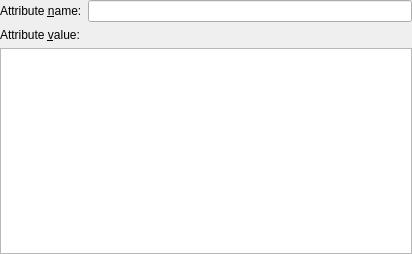
<ui version="4.0" >
 <class>AttributeEditWidget</class>
 <widget class="QWidget" name="AttributeEditWidget" >
  <property name="geometry" >
   <rect>
    <x>0</x>
    <y>0</y>
    <width>412</width>
    <height>254</height>
   </rect>
  </property>
  <layout class="QVBoxLayout" >
   <property name="margin" >
    <number>0</number>
   </property>
   <item>
    <layout class="QHBoxLayout" >
     <property name="margin" >
      <number>0</number>
     </property>
     <item>
      <widget class="QLabel" name="textLabel1" >
       <property name="text" >
        <string>Attribute &amp;name:</string>
       </property>
       <property name="wordWrap" >
        <bool>false</bool>
       </property>
       <property name="buddy" >
        <cstring>attrName</cstring>
       </property>
      </widget>
     </item>
     <item>
      <widget class="KLineEdit" name="attrName" />
     </item>
    </layout>
   </item>
   <item>
    <widget class="QLabel" name="textLabel2" >
     <property name="text" >
      <string>Attribute &amp;value:</string>
     </property>
     <property name="wordWrap" >
      <bool>false</bool>
     </property>
     <property name="buddy" >
      <cstring>attrValue</cstring>
     </property>
    </widget>
   </item>
   <item>
    <widget class="KTextEdit" name="attrValue" >
     <property name="acceptDrops" >
      <bool>true</bool>
     </property>
     <property name="tabChangesFocus" >
      <bool>true</bool>
     </property>
     <property name="acceptRichText" >
      <bool>false</bool>
     </property>
    </widget>
   </item>
  </layout>
 </widget>
 <layoutdefault spacing="6" margin="11" />
  <customwidgets>
  <customwidget>
   <class>KLineEdit</class>
   <extends>QLineEdit</extends>
   <header>klineedit.h</header>
  </customwidget>
  <customwidget>
   <class>KTextEdit</class>
   <extends>QTextEdit</extends>
   <header>ktextedit.h</header>
  </customwidget>
 </customwidgets>
 <includes>
  <include location="local" >klineedit.h</include>
  <include location="local" >ktextedit.h</include>
 </includes>
 <resources/>
 <connections/>
</ui>
